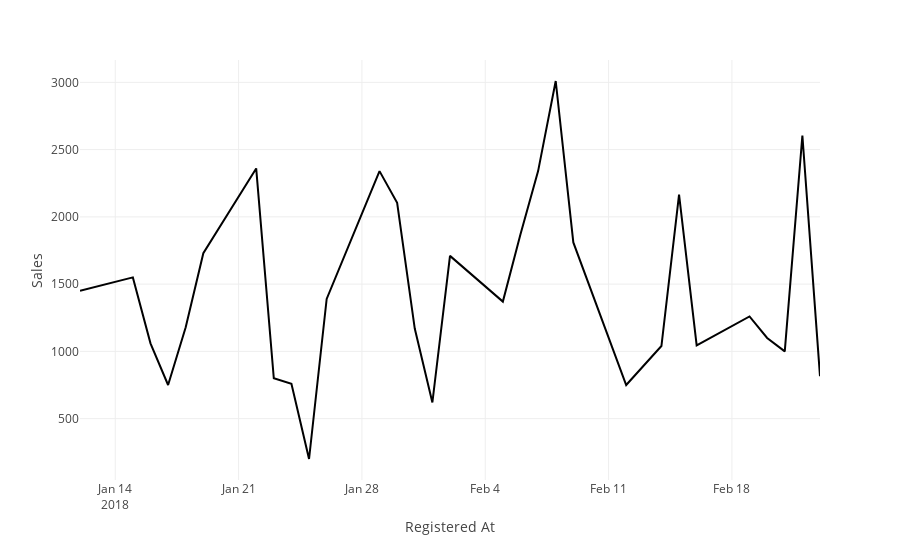

Notebook code for this chart:
### Markdown cell above
# Sales Trend

### Code cell
px.line(data_frame = sales_over_time, x = 'Registered At', y = 'Sales')

### Figure 1 — Plotly figure (JSON) as saved in the notebook; plotly's stock layout.template omitted (floating-point values rounded to 4 significant figures)
{"data": [{"hovertemplate": "Registered At=%{x}<br>Sales=%{y}<extra></extra>", "legendgroup": "", "line": {"color": "#000001", "dash": "solid"}, "marker": {"symbol": "circle"}, "mode": "lines", "name": "", "orientation": "v", "showlegend": false, "type": "scatter", "x": ["2018-01-12", "2018-01-15", "2018-01-16", "2018-01-17", "2018-01-18", "2018-01-19", "2018-01-22", "2018-01-23", "2018-01-24", "2018-01-25", "2018-01-26", "2018-01-29", "2018-01-30", "2018-01-31", "2018-02-01", "2018-02-02", "2018-02-05", "2018-02-06", "2018-02-07", "2018-02-08", "2018-02-09", "2018-02-12", "2018-02-14", "2018-02-15", "2018-02-16", "2018-02-19", "2018-02-20", "2018-02-21", "2018-02-22", "2018-02-23"], "xaxis": "x", "y": [1450, 1550, 1060, 750, 1180, 1730, 2360, 800, 760, 200, 1390, 2340, 2105, 1170, 620, 1710, 1370, 1870, 2340, 3010, 1810, 750, 1040, 2165, 1045, 1260, 1100, 1000, 2605, 815], "yaxis": "y"}], "layout": {"legend": {"tracegroupgap": 0}, "margin": {"t": 60}, "xaxis": {"anchor": "y", "domain": [0, 1], "title": {"text": "Registered At"}}, "yaxis": {"anchor": "x", "domain": [0, 1], "title": {"text": "Sales"}}}}
